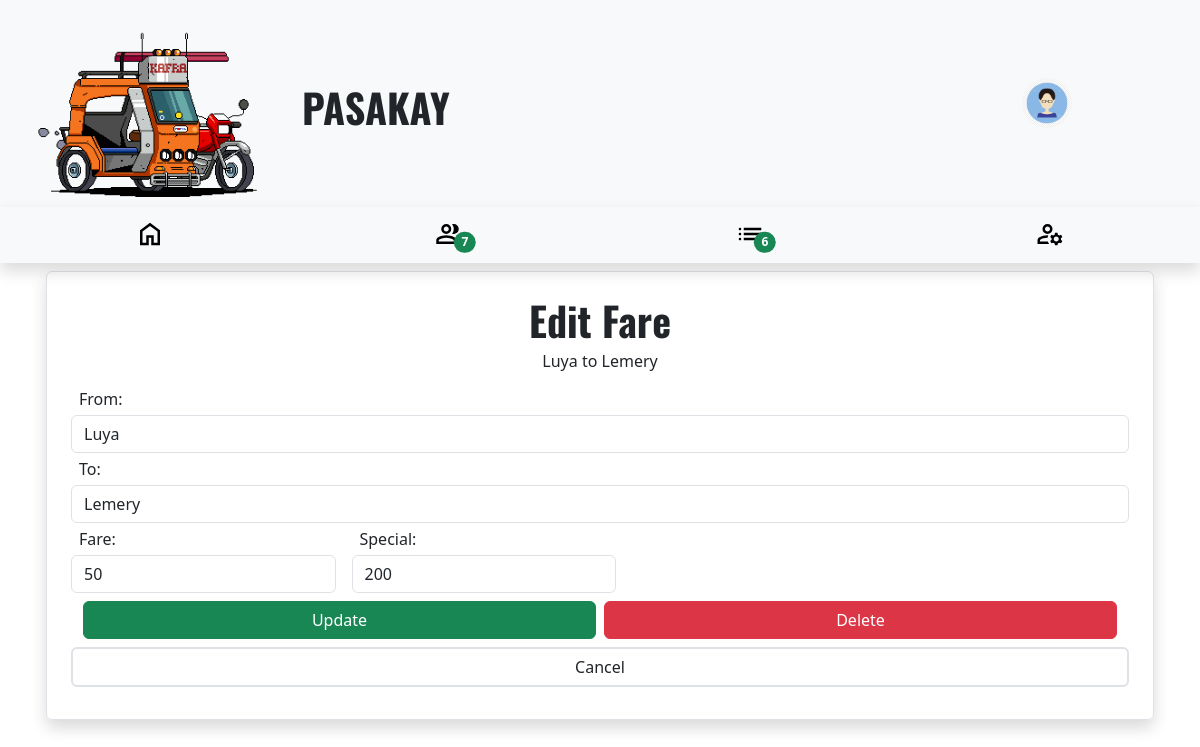
Screenshot of /Admin/edit_fare.php?id=1 with the database file from the repository.
### tables this page shows
CREATE TABLE `fare` (
  `id` int(60) NOT NULL,
  `point_a` varchar(255) NOT NULL,
  `point_b` varchar(255) NOT NULL,
  `fare` int(255) NOT NULL,
  `special` varchar(255) NOT NULL
);

### Admin/edit_fare.php (the view, shortened to what this page needs)
<!DOCTYPE html>
<html lang="en">
<head>
    <link rel="stylesheet" href="../Style/Style.css">
    <link rel="stylesheet" href="../Style/bootstrap.min.css">
</head>
<body>
    <?php
    $fare_id = $_GET['id'];
    include ('../Admin/nav.php');
    $view_fare = mysqli_query($connection, "SELECT * FROM fare WHERE id='$fare_id'");
    while ($edit_row = mysqli_fetch_assoc($view_fare)) {
        $db_from = $edit_row['point_a'];
        $db_to = $edit_row['point_b'];
        $db_fare = $edit_row['fare'];
        $db_special = $edit_row['special'];
    }
    ?>
    <div class="container dashcontent pb-2">
        <div class="header border rounded mx-1 my-2 shadow ">
            <div class="container my-4">
                <form action="" method="post">
                    <h1 class=" mt-3 oswald text-center">Edit Fare</h1>
                    <h6 class="text-center"><?php echo $db_from . "  to  " . $db_to ?></h6>
                    <div class="row px-4 py-2">
                        <p class="px-2 m-0">From:</p>
                        <input type="text" class="form-control my-1 w-100" name="newfrom" id="newfrom" value="<?php echo $db_from ?>">
                        <p class="px-2 m-0">To:</p>
                        <input type="text" class="form-control my-1 w-100" name="newto" id="newto" value="<?php echo $db_to ?>">
                        <p class="px-2 m-0 w-25">Fare:</p><br>
                        <p class="px-2 m-0 w-50 mx-3">Special:</p><br>
                        <input type="text" class="form-control my-1 w-25 " name="newfare" id="newfare" value="<?php echo $db_fare ?>">
                        <input type="text" class="form-control mx-3 my-1 w-25" name="newspecial" id="newspecial" value="<?php echo $db_special ?>">
                        <div class="d-flex column-gap-2 mt-1">
                            <input type="submit" name="update" value="Update" onclick="return confirm('Are you sure you want to Update?')" class="btn btn-success w-50">
                            <a href="Deletefare.php?id=<?php echo $fare_id ?>" onclick="return confirm('Are you sure you want to Delete?')" class="btn btn-danger w-50">Delete</a>
                        </div>
                        <a href="./index.php" class="btn border border-2 mt-2 ">Cancel</a>
                    </div>
                </form>
            </div>
        </div>
    </div>
</body>
</html>

### Style/Style.css (style rules this page uses)
* { box-sizing: border-box; margin: 0; padding: 0; }
body, .body { height: 100vh; }
.oswald { font-family: "Oswald", sans-serif; font-optical-sizing: auto; font-weight: 900; font-style: normal; }

### rows the page displays
fare: point_a "Luya", point_b "Lemery", newfrom "Luya", newto "Lemery", newfare "50", newspecial "200"

### other values shown
$sum_drivers "7"
$sum_passengers "6"
